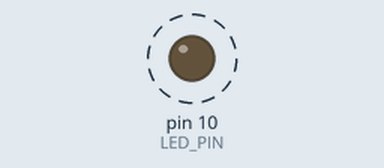
This sketch was run on a simulated Arduino Uno, built with avr-gcc and run on an emulated ATmega328P. On the bench: output pins drawn as LEDs (lit = HIGH). Dashed ring = blinking.

Above: at 0.2 s.
Timing chart, 0 to 3.0 s (numbered marks = the images above):
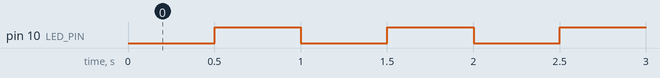

Measured:
- by itself, pin 10 (LED_PIN): alternates HIGH for 0.50 s and LOW for 0.50 s

The sketch:

sketch_aug23a.ino
```cpp
#define LED_PIN 10

unsigned long startTime=millis();
unsigned long blinkDelay = 500;
int LEDState = LOW;

void setup() {
  Serial.begin(115200);
  Serial.setTimeout(10);
  pinMode(LED_PIN, OUTPUT);
}

void loop() {
  unsigned long loopTime=millis();
  if (Serial.available() > 0) {
    int data = Serial.parseInt();
    if ((data >= 100) && (data <= 4000)) {
      blinkDelay = data;
    }
  }

  if(loopTime-startTime>blinkDelay){

  if (LEDState == LOW) {
    LEDState = HIGH;
  }
  else {
    LEDState = LOW;
  }
  digitalWrite(LED_PIN, LEDState);
  startTime+=blinkDelay;
}
}
```
